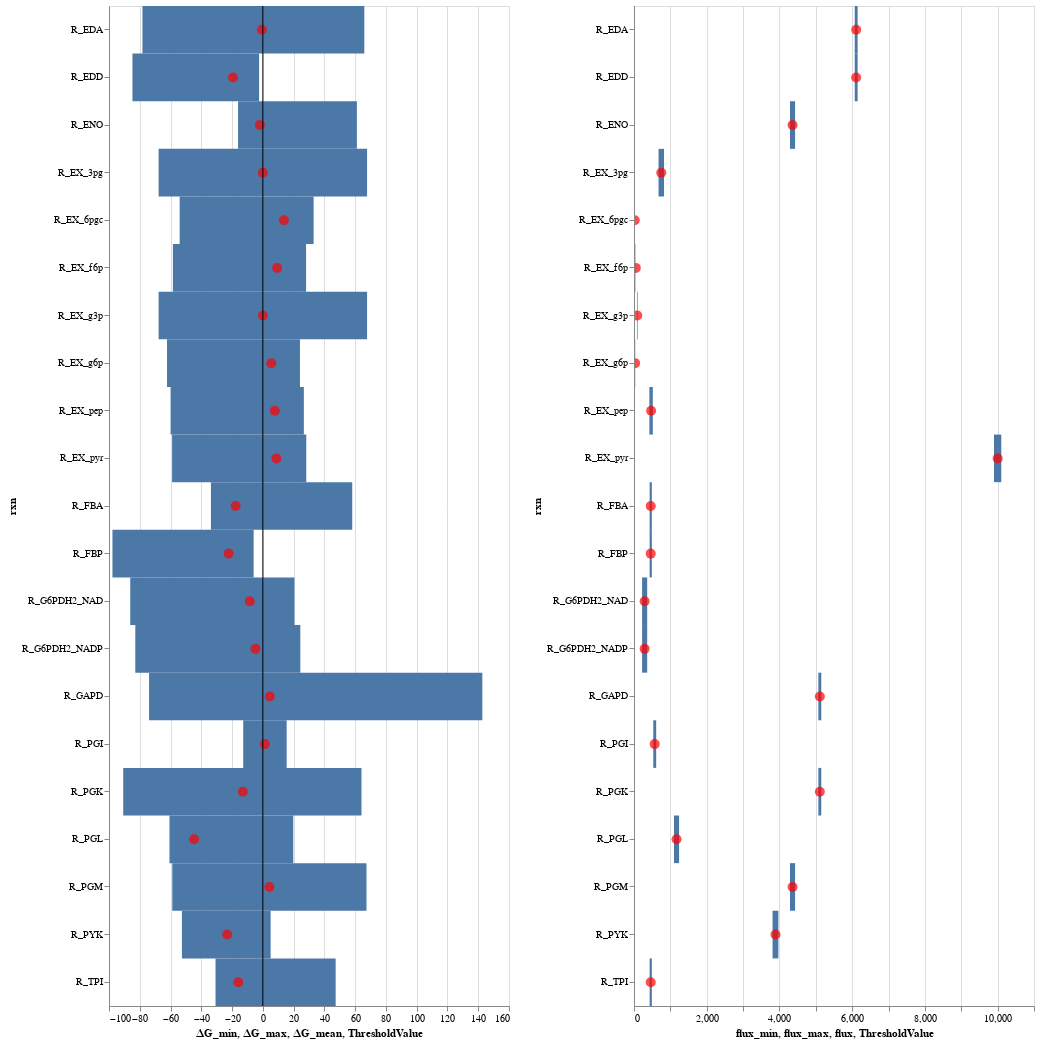

The notebook cell this image was saved under:
### Code cell
# Plot reactions fluxes and respective Gibbs energies
height=1000
width=400
plot_dG_and_flux(dG_df,  flux_df, height, width)

### Figure 1 — Vega-Lite specification as saved in the notebook (floating-point values rounded to 4 significant figures)
{"config": {"view": {"continuousWidth": 400, "continuousHeight": 300}}, "hconcat": [{"layer": [{"mark": "rect", "encoding": {"x": {"type": "quantitative", "field": "∆G_min"}, "x2": {"field": "∆G_max"}, "y": {"type": "nominal", "field": "rxn"}}, "height": 1000, "width": 400}, {"mark": {"type": "point", "color": "red", "filled": true, "size": 100}, "encoding": {"tooltip": [{"type": "nominal", "field": "rxn"}, {"type": "quantitative", "field": "∆G_min"}, {"type": "quantitative", "field": "∆G_mean"}, {"type": "quantitative", "field": "∆G_max"}], "x": {"type": "quantitative", "field": "∆G_mean"}, "y": {"type": "nominal", "field": "rxn"}}, "selection": {"selector001": {"type": "interval", "bind": "scales", "encodings": ["x", "y"]}}}, {"data": {"name": "data-d7255ad842f014c46f35befde053a015"}, "mark": "rule", "encoding": {"x": {"type": "quantitative", "field": "ThresholdValue"}}}], "data": {"name": "data-3049df9ba71b03ddb040de64f8c52543"}}, {"layer": [{"mark": "rect", "encoding": {"x": {"type": "quantitative", "field": "flux_min"}, "x2": {"field": "flux_max"}, "y": {"type": "nominal", "field": "rxn"}}, "height": 1000, "width": 400}, {"mark": {"type": "point", "color": "red", "filled": true, "size": 100}, "encoding": {"tooltip": [{"type": "nominal", "field": "rxn"}, {"type": "quantitative", "field": "flux_min"}, {"type": "quantitative", "field": "flux"}, {"type": "quantitative", "field": "flux_max"}], "x": {"type": "quantitative", "field": "flux"}, "y": {"type": "nominal", "field": "rxn"}}, "selection": {"selector002": {"type": "interval", "bind": "scales", "encodings": ["x", "y"]}}}, {"data": {"name": "data-d7255ad842f014c46f35befde053a015"}, "mark": "rule", "encoding": {"x": {"type": "quantitative", "field": "ThresholdValue"}}}], "data": {"name": "data-edea5352c4715af34d210a283c7970dc"}}], "$schema": "https://vega.github.io/schema/vega-lite/v4.0.2.json", "datasets": {"data-3049df9ba71b03ddb040de64f8c52543": [{"∆G_min": -82.9, "∆G_mean": -4.806, "∆G_max": 24.36, "rxn": "R_G6PDH2_NADP"}, {"∆G_min": -86.18, "∆G_mean": -8.471, "∆G_max": 20.54, "rxn": "R_G6PDH2_NAD"}, {"∆G_min": -60.68, "∆G_mean": -44.66, "∆G_max": 19.78, "rxn": "R_PGL"}, {"∆G_min": -84.75, "∆G_mean": -19.38, "∆G_max": -2.431, "rxn": "R_EDD"}, {"∆G_min": -78.26, "∆G_mean": -0.6385, "∆G_max": 65.94, "rxn": "R_EDA"}, {"∆G_min": -12.76, "∆G_mean": 1.303, "∆G_max": 15.49, "rxn": "R_PGI"}, {"∆G_min": -97.76, "∆G_mean": -22.22, "∆G_max": -5.977, "rxn": "R_FBP"}, {"∆G_min": -33.75, "∆G_mean": -17.68, "∆G_max": 58.11, "rxn": "R_FBA"}, {"∆G_min": -30.75, "∆G_mean": -15.97, "∆G_max": 47.33, "rxn": "R_TPI"}, {"∆G_min": -73.95, "∆G_mean": 4.516, "∆G_max": 142.7, "rxn": "R_GAPD"}, {"∆G_min": -90.77, "∆G_mean": -13.02, "∆G_max": 64.12, "rxn": "R_PGK"}, {"∆G_min": -58.87, "∆G_mean": 4.25, "∆G_max": 67.37, "rxn": "R_PGM"}, {"∆G_min": -16.11, "∆G_mean": -1.932, "∆G_max": 61.12, "rxn": "R_ENO"}, {"∆G_min": -52.59, "∆G_mean": -23.16, "∆G_max": 5.068, "rxn": "R_PYK"}, {"∆G_min": -58.98, "∆G_mean": 8.766, "∆G_max": 28.23, "rxn": "R_EX_pyr"}, {"∆G_min": -59.96, "∆G_mean": 7.78, "∆G_max": 26.64, "rxn": "R_EX_pep"}, {"∆G_min": -62.29, "∆G_mean": 5.455, "∆G_max": 24.14, "rxn": "R_EX_g6p"}, {"∆G_min": -54.07, "∆G_mean": 13.68, "∆G_max": 33.01, "rxn": "R_EX_6pgc"}, {"∆G_min": -67.75, "∆G_mean": 0.0, "∆G_max": 67.75, "rxn": "R_EX_g3p"}, {"∆G_min": -58.46, "∆G_mean": 9.289, "∆G_max": 28.1, "rxn": "R_EX_f6p"}, {"∆G_min": -67.75, "∆G_mean": 0.0, "∆G_max": 67.75, "rxn": "R_EX_3pg"}], "data-d7255ad842f014c46f35befde053a015": [{"ThresholdValue": 0, "Threshold": "hazardous"}], "data-edea5352c4715af34d210a283c7970dc": [{"vref_mean (mmol/L/h)": 292.5, "vref_std (mmol/L/h)": 70, "rxn": "R_G6PDH2_NADP", "flux_min": 222.5, "flux_max": 362.5, "flux": 292.5}, {"vref_mean (mmol/L/h)": 292.5, "vref_std (mmol/L/h)": 70, "rxn": "R_G6PDH2_NAD", "flux_min": 222.5, "flux_max": 362.5, "flux": 292.5}, {"vref_mean (mmol/L/h)": 1170.0, "vref_std (mmol/L/h)": 70, "rxn": "R_PGL", "flux_min": 1100.0, "flux_max": 1240.0, "flux": 1170.0}, {"vref_mean (mmol/L/h)": 6110.0, "vref_std (mmol/L/h)": 40, "rxn": "R_EDD", "flux_min": 6070.0, "flux_max": 6150.0, "flux": 6110.0}, {"vref_mean (mmol/L/h)": 6110.0, "vref_std (mmol/L/h)": 40, "rxn": "R_EDA", "flux_min": 6070.0, "flux_max": 6150.0, "flux": 6110.0}, {"vref_mean (mmol/L/h)": 570.0, "vref_std (mmol/L/h)": 40, "rxn": "R_PGI", "flux_min": 530.0, "flux_max": 610.0, "flux": 570.0}, {"vref_mean (mmol/L/h)": 460.0, "vref_std (mmol/L/h)": 30, "rxn": "R_FBP", "flux_min": 430.0, "flux_max": 490.0, "flux": 460.0}, {"vref_mean (mmol/L/h)": 460.0, "vref_std (mmol/L/h)": 30, "rxn": "R_FBA", "flux_min": 430.0, "flux_max": 490.0, "flux": 460.0}, {"vref_mean (mmol/L/h)": 460.0, "vref_std (mmol/L/h)": 30, "rxn": "R_TPI", "flux_min": 430.0, "flux_max": 490.0, "flux": 460.0}, {"vref_mean (mmol/L/h)": 5110.0, "vref_std (mmol/L/h)": 40, "rxn": "R_GAPD", "flux_min": 5070.0, "flux_max": 5150.0, "flux": 5110.0}, {"vref_mean (mmol/L/h)": 5110.0, "vref_std (mmol/L/h)": 40, "rxn": "R_PGK", "flux_min": 5070.0, "flux_max": 5150.0, "flux": 5110.0}, {"vref_mean (mmol/L/h)": 4360.0, "vref_std (mmol/L/h)": 70, "rxn": "R_PGM", "flux_min": 4290.0, "flux_max": 4430.0, "flux": 4360.0}, {"vref_mean (mmol/L/h)": 4360.0, "vref_std (mmol/L/h)": 70, "rxn": "R_ENO", "flux_min": 4290.0, "flux_max": 4430.0, "flux": 4360.0}, {"vref_mean (mmol/L/h)": 3890.0, "vref_std (mmol/L/h)": 80, "rxn": "R_PYK", "flux_min": 3810.0, "flux_max": 3970.0, "flux": 3890.0}, {"vref_mean (mmol/L/h)": 10000.0, "vref_std (mmol/L/h)": 100, "rxn": "R_EX_pyr", "flux_min": 9900.0, "flux_max": 10100.0, "flux": 10000.0}, {"vref_mean (mmol/L/h)": 470.0, "vref_std (mmol/L/h)": 47, "rxn": "R_EX_pep", "flux_min": 423.0, "flux_max": 517.0, "flux": 470.0}, {"vref_mean (mmol/L/h)": 30.0, "vref_std (mmol/L/h)": 3, "rxn": "R_EX_g6p", "flux_min": 27.0, "flux_max": 33.0, "flux": 30.0}, {"vref_mean (mmol/L/h)": 20.0, "vref_std (mmol/L/h)": 2, "rxn": "R_EX_6pgc", "flux_min": 18.0, "flux_max": 22.0, "flux": 20.0}, {"vref_mean (mmol/L/h)": 90.0, "vref_std (mmol/L/h)": 9, "rxn": "R_EX_g3p", "flux_min": 81.0, "flux_max": 99.0, "flux": 90.0}, {"vref_mean (mmol/L/h)": 50.0, "vref_std (mmol/L/h)": 5, "rxn": "R_EX_f6p", "flux_min": 45.0, "flux_max": 55.0, "flux": 50.0}, {"vref_mean (mmol/L/h)": 750.0, "vref_std (mmol/L/h)": 75, "rxn": "R_EX_3pg", "flux_min": 675.0, "flux_max": 825.0, "flux": 750.0}]}}
